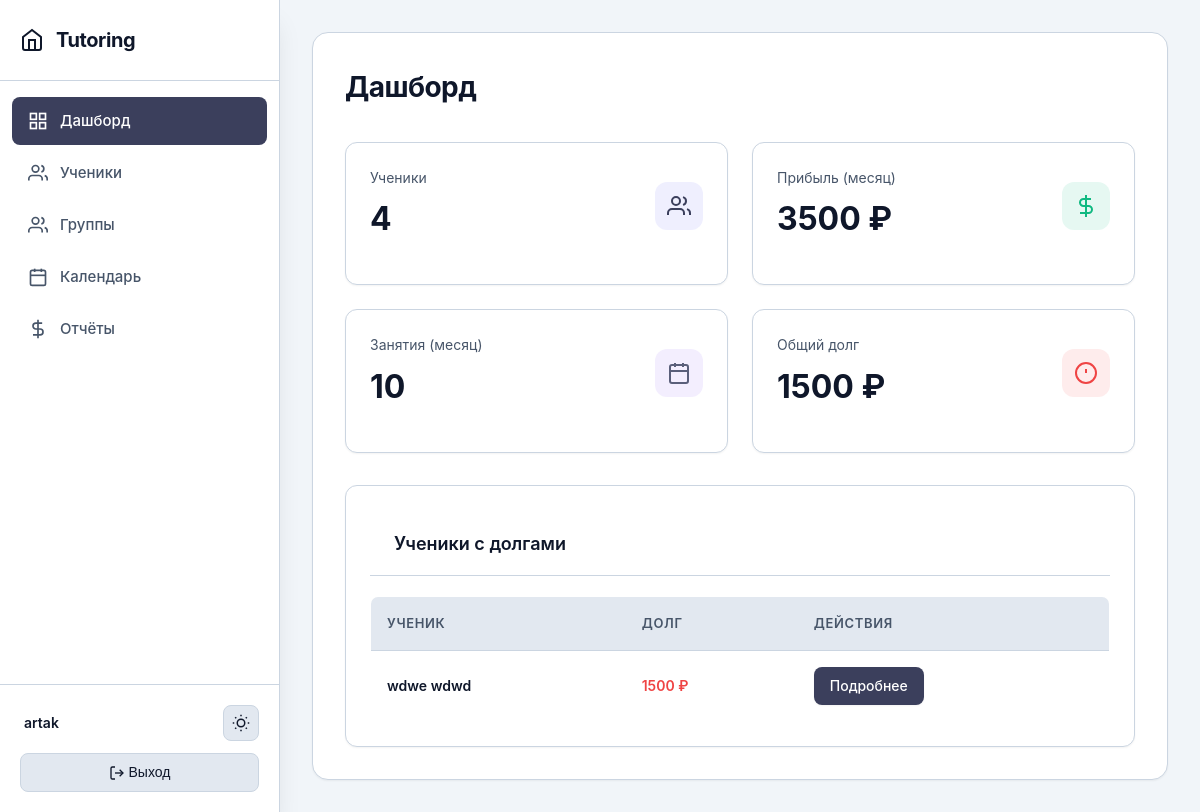
The app's page / (signed in) with its own data.
### main/models.py (models this page shows, shortened)
class Student(models.Model):
    tutor = models.ForeignKey(Tutor, on_delete=models.CASCADE, related_name='students', verbose_name='Репетитор')
    groups = models.ManyToManyField(StudentGroup, related_name='students', blank=True, verbose_name='Группы')
    first_name = models.CharField(max_length=100, verbose_name='Имя')
    last_name = models.CharField(max_length=100, verbose_name='Фамилия')
    phone = models.CharField(max_length=20, blank=True, null=True, verbose_name='Телефон')
    telegram = models.CharField(max_length=20, blank=True, null=True, verbose_name='Телеграм')
    created_at = models.DateTimeField(auto_now_add=True, verbose_name='Дата создания')
    updated_at = models.DateTimeField(auto_now=True, verbose_name='Дата обновления')
    grade = models.CharField(max_length=10, blank=True, null=True, verbose_name='Класс')
    notes = models.TextField(blank=True, verbose_name='Заметки')
    is_active = models.BooleanField(default=True, verbose_name='Активен')
    prepaid_balance = models.DecimalField(
        max_digits=10,
        decimal_places=2,
        default=Decimal('0.00'),
        verbose_name='Баланс предоплаты'
    )
    class Meta:
        verbose_name = 'Ученик'
        verbose_name_plural = 'Ученики'
        ordering = ['last_name', 'first_name']
    def get_total_debt(self):
        total_debt = Decimal('0.00')
        for lesson in self.lessons.all():
            if not lesson.attendances.exists():
                continue  # Пропускаем занятия без отметок посещаемости
            attendance = Attendance.objects.filter(lesson=lesson, student=self, status='present').first()
            if attendance:
                payment = Payment.objects.filter(lesson=lesson, student=self).first()
                if not payment and lesson.lesson_price > 0:
                    total_debt += lesson.lesson_price
        return total_debt

### main/views.py (the view)
# urls.py: path('', views.dashboard, name='dashboard'),
@login_required
def dashboard(request):
    try:
        tutor = get_tutor(request)
        if not tutor:
            tutor = Tutor.objects.create(user=request.user)
            messages.success(request, 'Профиль репетитора создан.')
        now = timezone.now()
        today = now.date()
        week_ago = today - timedelta(days=7)
        month_ago = today - timedelta(days=30)
        students_count = tutor.get_students_count()
        profit_all_time = tutor.get_total_profit()
        profit_month = tutor.get_total_profit(start_date=month_ago)
        profit_week = tutor.get_total_profit(start_date=week_ago)
        lessons_all_time = tutor.get_lessons_count()
        lessons_month = tutor.get_lessons_count(start_date=month_ago)
        lessons_week = tutor.get_lessons_count(start_date=week_ago)
        students_with_debts = []
        total_debts = Decimal('0.00')
        all_students = Student.objects.filter(tutor=tutor, is_active=True)
        for student in all_students:
            debt = student.get_total_debt()
            if debt > 0:
                students_with_debts.append({
                    'student': student,
                    'debt': debt
                })
                total_debts += debt
        students_with_debts.sort(key=lambda x: x['debt'], reverse=True)
        top_debtors = students_with_debts[:4]
        total_debtors_count = len(students_with_debts)
        return render(request, 'main/dashboard.html', {
            'tutor': tutor,
            'students_count': students_count,
            'profit_all_time': profit_all_time,
            'profit_month': profit_month,
            'profit_week': profit_week,
            'lessons_all_time': lessons_all_time,
            'lessons_month': lessons_month,
            'lessons_week': lessons_week,
            'students_with_debts': top_debtors,
            'total_debtors_count': total_debtors_count,
            'total_debts': total_debts,
        })
    except Exception as e:
        import traceback
        print(f"Error in dashboard: {e}")
        print(traceback.format_exc())
        messages.error(request, f'Произошла ошибка: {str(e)}')
        return redirect('login')

### main/templates/main/dashboard.html (shortened to what this page needs)
{% extends 'main/base.html' %}
{% block content %}
<div class="page-header">
    <h1>Дашборд</h1>
</div>
<div style="display: grid; grid-template-columns: repeat(auto-fit, minmax(280px, 1fr)); gap: 24px; margin-bottom: 32px;">
    <div class="card">
        <div style="display: flex; align-items: center; justify-content: space-between; margin-bottom: 16px;">
            <div>
                <p style="font-size: 14px; color: var(--text-secondary); margin-bottom: 4px;">Ученики</p>
                <h2 style="font-size: 32px; font-weight: 700; color: var(--text); margin: 0;">{{ students_count }}</h2>
            </div>
            <div style="width: 48px; height: 48px; border-radius: 12px; background: rgba(99, 102, 241, 0.1); display: flex; align-items: center; justify-content: center;">
                <svg width="24" height="24" viewBox="0 0 24 24" fill="none" stroke="var(--primary)" stroke-width="2">
                    <path d="M17 21v-2a4 4 0 0 0-4-4H5a4 4 0 0 0-4 4v2"/>
                    <circle cx="9" cy="7" r="4"/>
                    <path d="M23 21v-2a4 4 0 0 0-3-3.87M16 3.13a4 4 0 0 1 0 7.75"/>
                </svg>
            </div>
        </div>
    </div>
    <div class="card">
        <div style="display: flex; align-items: center; justify-content: space-between; margin-bottom: 16px;">
            <div>
                <p style="font-size: 14px; color: var(--text-secondary); margin-bottom: 4px;">Прибыль (месяц)</p>
                <h2 style="font-size: 32px; font-weight: 700; color: var(--text); margin: 0;">{{ profit_month|floatformat:0 }} ₽</h2>
            </div>
            <div style="width: 48px; height: 48px; border-radius: 12px; background: rgba(16, 185, 129, 0.1); display: flex; align-items: center; justify-content: center;">
                <svg width="24" height="24" viewBox="0 0 24 24" fill="none" stroke="var(--success)" stroke-width="2">
                    <line x1="12" y1="1" x2="12" y2="23"/>
                    <path d="M17 5H9.5a3.5 3.5 0 0 0 0 7h5a3.5 3.5 0 0 1 0 7H6"/>
                </svg>
            </div>
        </div>
    </div>
    <div class="card">
        <div style="display: flex; align-items: center; justify-content: space-between; margin-bottom: 16px;">
            <div>
                <p style="font-size: 14px; color: var(--text-secondary); margin-bottom: 4px;">Занятия (месяц)</p>
                <h2 style="font-size: 32px; font-weight: 700; color: var(--text); margin: 0;">{{ lessons_month }}</h2>
            </div>
            <div style="width: 48px; height: 48px; border-radius: 12px; background: rgba(139, 92, 246, 0.1); display: flex; align-items: center; justify-content: center;">
                <svg width="24" height="24" viewBox="0 0 24 24" fill="none" stroke="var(--secondary)" stroke-width="2">
                    <rect x="3" y="4" width="18" height="18" rx="2" ry="2"/>
                    <line x1="16" y1="2" x2="16" y2="6"/>
                    <line x1="8" y1="2" x2="8" y2="6"/>
                    <line x1="3" y1="10" x2="21" y2="10"/>
                </svg>
            </div>
        </div>
    </div>
    <div class="card">
        <div style="display: flex; align-items: center; justify-content: space-between; margin-bottom: 16px;">
            <div>
                <p style="font-size: 14px; color: var(--text-secondary); margin-bottom: 4px;">Общий долг</p>
                <h2 style="font-size: 32px; font-weight: 700; color: var(--text); margin: 0;">{{ total_debts|floatformat:0 }} ₽</h2>
            </div>
            <div style="width: 48px; height: 48px; border-radius: 12px; background: rgba(239, 68, 68, 0.1); display: flex; align-items: center; justify-content: center;">
                <svg width="24" height="24" viewBox="0 0 24 24" fill="none" stroke="var(--danger)" stroke-width="2">
                    <circle cx="12" cy="12" r="10"/>
                    <line x1="12" y1="8" x2="12" y2="12"/>
                    <line x1="12" y1="16" x2="12.01" y2="16"/>
                </svg>
            </div>
        </div>
    </div>
</div>
{% if students_with_debts %}
<div class="card">
    <div class="card-header">
        <h2 class="card-title">Ученики с долгами</h2>
    </div>
    <table>
        <thead>
            <tr>
                <th>Ученик</th>
                <th>Долг</th>
                <th>Действия</th>
            </tr>
        </thead>
        <tbody>
            {% for item in students_with_debts %}
            <tr>
                <td>
                    <a href="{% url 'student_detail' item.student.pk %}" style="font-weight: 600; color: var(--text); text-decoration: none;">
                        {{ item.student.last_name }} {{ item.student.first_name }}
                    </a>
                </td>
                <td style="color: var(--danger); font-weight: 600;">{{ item.debt|floatformat:0 }} ₽</td>
                <td>
                    <a href="{% url 'student_detail' item.student.pk %}" class="btn btn-sm">Подробнее</a>
                </td>
            </tr>
            {% endfor %}
        </tbody>
    </table>
</div>
{% endif %}
{% endblock %}

### main/templates/main/base.html (shortened to what this page needs)
{% load static %}
<!DOCTYPE html>
<html lang="ru">
<head>
    <link rel="stylesheet" href="{% static 'css/main.css' %}">
</head>
<body>
    <div class="app-layout">
        <aside class="sidebar" id="sidebar">
            <div class="sidebar-header">
                <h1>
                    <a href="{% url 'dashboard' %}">
                        <svg width="24" height="24" viewBox="0 0 24 24" fill="none" stroke="currentColor" stroke-width="2">
                            <path d="M3 9l9-7 9 7v11a2 2 0 0 1-2 2H5a2 2 0 0 1-2-2z"/>
                            <polyline points="9 22 9 12 15 12 15 22"/>
                        </svg>
                        Tutoring
                    </a>
                </h1>
            </div>
            <div class="sidebar-main">
                {% if user.is_authenticated %}
                    <nav class="sidebar-nav">
                        <a href="{% url 'dashboard' %}" {% if request.resolver_match.url_name == 'dashboard' %}class="active"{% endif %}>
                            <svg viewBox="0 0 24 24" fill="none" stroke="currentColor" stroke-width="2">
                                <rect x="3" y="3" width="7" height="7"/>
                                <rect x="14" y="3" width="7" height="7"/>
                                <rect x="14" y="14" width="7" height="7"/>
                                <rect x="3" y="14" width="7" height="7"/>
                            </svg>
                            <span>Дашборд</span>
                        </a>
                        <a href="{% url 'student_list' %}" {% if 'student' in request.resolver_match.url_name %}class="active"{% endif %}>
                            <svg viewBox="0 0 24 24" fill="none" stroke="currentColor" stroke-width="2">
                                <path d="M17 21v-2a4 4 0 0 0-4-4H5a4 4 0 0 0-4 4v2"/>
                                <circle cx="9" cy="7" r="4"/>
                                <path d="M23 21v-2a4 4 0 0 0-3-3.87M16 3.13a4 4 0 0 1 0 7.75"/>
                            </svg>
                            <span>Ученики</span>
                        </a>
                        <a href="{% url 'group_list' %}" {% if 'group' in request.resolver_match.url_name %}class="active"{% endif %}>
                            <svg viewBox="0 0 24 24" fill="none" stroke="currentColor" stroke-width="2">
                                <path d="M17 21v-2a4 4 0 0 0-4-4H5a4 4 0 0 0-4 4v2"/>
                                <circle cx="9" cy="7" r="4"/>
                                <path d="M23 21v-2a4 4 0 0 0-3-3.87"/>
                                <path d="M16 3.13a4 4 0 0 1 0 7.75"/>
                            </svg>
                            <span>Группы</span>
                        </a>
                        <a href="{% url 'calendar' %}" {% if request.resolver_match.url_name == 'calendar' %}class="active"{% endif %}>
                            <svg viewBox="0 0 24 24" fill="none" stroke="currentColor" stroke-width="2">
                                <rect x="3" y="4" width="18" height="18" rx="2" ry="2"/>
                                <line x1="16" y1="2" x2="16" y2="6"/>
                                <line x1="8" y1="2" x2="8" y2="6"/>
                                <line x1="3" y1="10" x2="21" y2="10"/>
                            </svg>
                            <span>Календарь</span>
                        </a>
                        <a href="{% url 'profit_report' %}" {% if request.resolver_match.url_name == 'profit_report' %}class="active"{% endif %}>
                            <svg viewBox="0 0 24 24" fill="none" stroke="currentColor" stroke-width="2">
                                <line x1="12" y1="1" x2="12" y2="23"/>
                                <path d="M17 5H9.5a3.5 3.5 0 0 0 0 7h5a3.5 3.5 0 0 1 0 7H6"/>
                            </svg>
                            <span>Отчёты</span>
                        </a>
                    </nav>
                {% endif %}
            </div>
            {% if user.is_authenticated %}
            <div class="sidebar-footer">
                <div class="sidebar-user">
                    <span class="sidebar-user-name" style="margin-left: 4px;">
                        <a href="{% url 'dashboard' %}">{{ user.get_full_name|default:user.username }}</a>
                    </span>
                    <button class="theme-toggle" id="theme-toggle" aria-label="Переключить тему">
                    </button>
                </div>
                <div class="sidebar-logout">
                    <form method="post" action="{% url 'logout' %}">
                        <button type="submit">
                            <svg width="16" height="16" viewBox="0 0 24 24" fill="none" stroke="currentColor" stroke-width="2" style="display: inline-block; vertical-align: middle;">
                                <path d="M9 21H5a2 2 0 0 1-2-2V5a2 2 0 0 1 2-2h4"/>
                                <polyline points="16 17 21 12 16 7"/>
                                <line x1="21" y1="12" x2="9" y2="12"/>
                            </svg>
                            Выход
                        </button>
                    </form>
                </div>
            </div>
            {% endif %}
        </aside>
        <main class="main-shell">
            <div class="main-inner">
                <div class="content">
                    {% block content %}{% endblock %}
                </div>
            </div>
        </main>
    </div>
</body>
</html>

### records on screen
Student: student.last_name "wdwe", student.first_name "wdwd", debt "1500"

### other values on screen
{{ user.get_full_name|default:user.username }} "artak"
{{ students_count }} "4"
{{ profit_month|floatformat:0 }} "3500"
{{ lessons_month }} "10"
{{ total_debts|floatformat:0 }} "1500"
